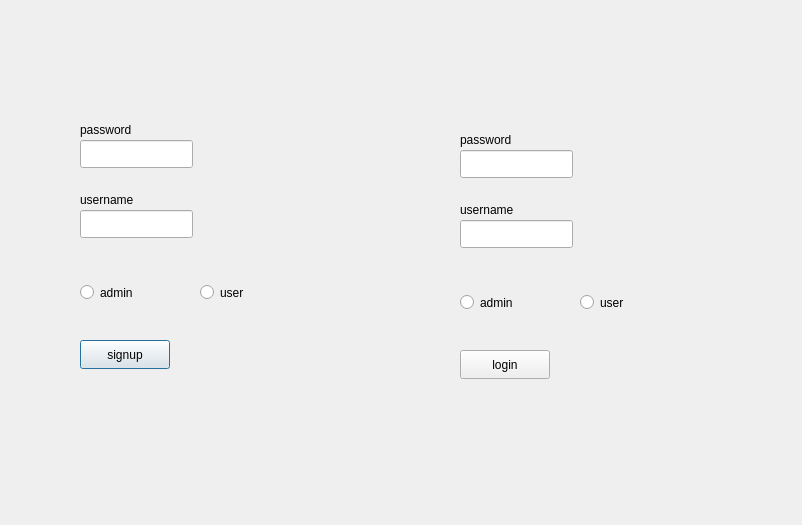
<?xml version="1.0" encoding="UTF-8"?>
<ui version="4.0">
 <class>login_page</class>
 <widget class="QDialog" name="login_page">
  <property name="geometry">
   <rect>
    <x>0</x>
    <y>0</y>
    <width>802</width>
    <height>525</height>
   </rect>
  </property>
  <property name="windowTitle">
   <string>Dialog</string>
  </property>
  <widget class="QLabel" name="label">
   <property name="geometry">
    <rect>
     <x>80</x>
     <y>120</y>
     <width>81</width>
     <height>20</height>
    </rect>
   </property>
   <property name="text">
    <string>password</string>
   </property>
  </widget>
  <widget class="QLabel" name="label_2">
   <property name="geometry">
    <rect>
     <x>80</x>
     <y>190</y>
     <width>81</width>
     <height>20</height>
    </rect>
   </property>
   <property name="text">
    <string>username</string>
   </property>
  </widget>
  <widget class="QRadioButton" name="radioButton">
   <property name="geometry">
    <rect>
     <x>80</x>
     <y>280</y>
     <width>111</width>
     <height>25</height>
    </rect>
   </property>
   <property name="text">
    <string>admin</string>
   </property>
  </widget>
  <widget class="QRadioButton" name="radioButton_2">
   <property name="geometry">
    <rect>
     <x>200</x>
     <y>280</y>
     <width>111</width>
     <height>25</height>
    </rect>
   </property>
   <property name="text">
    <string>user</string>
   </property>
  </widget>
  <widget class="QLineEdit" name="ln_pass">
   <property name="geometry">
    <rect>
     <x>80</x>
     <y>140</y>
     <width>113</width>
     <height>28</height>
    </rect>
   </property>
  </widget>
  <widget class="QLineEdit" name="ln_user">
   <property name="geometry">
    <rect>
     <x>80</x>
     <y>210</y>
     <width>113</width>
     <height>28</height>
    </rect>
   </property>
  </widget>
  <widget class="QPushButton" name="pushButton">
   <property name="geometry">
    <rect>
     <x>80</x>
     <y>340</y>
     <width>90</width>
     <height>29</height>
    </rect>
   </property>
   <property name="text">
    <string>signup</string>
   </property>
  </widget>
  <widget class="QLineEdit" name="ln_pass_2">
   <property name="geometry">
    <rect>
     <x>460</x>
     <y>150</y>
     <width>113</width>
     <height>28</height>
    </rect>
   </property>
   <property name="text">
    <string/>
   </property>
  </widget>
  <widget class="QLineEdit" name="ln_user_2">
   <property name="geometry">
    <rect>
     <x>460</x>
     <y>220</y>
     <width>113</width>
     <height>28</height>
    </rect>
   </property>
   <property name="text">
    <string/>
   </property>
  </widget>
  <widget class="QRadioButton" name="radioButton_3">
   <property name="geometry">
    <rect>
     <x>580</x>
     <y>290</y>
     <width>111</width>
     <height>25</height>
    </rect>
   </property>
   <property name="text">
    <string>user</string>
   </property>
  </widget>
  <widget class="QRadioButton" name="radioButton_4">
   <property name="geometry">
    <rect>
     <x>460</x>
     <y>290</y>
     <width>111</width>
     <height>25</height>
    </rect>
   </property>
   <property name="text">
    <string>admin</string>
   </property>
  </widget>
  <widget class="QPushButton" name="pushButton_2">
   <property name="geometry">
    <rect>
     <x>460</x>
     <y>350</y>
     <width>90</width>
     <height>29</height>
    </rect>
   </property>
   <property name="text">
    <string>login</string>
   </property>
  </widget>
  <widget class="QLabel" name="label_3">
   <property name="geometry">
    <rect>
     <x>460</x>
     <y>130</y>
     <width>81</width>
     <height>20</height>
    </rect>
   </property>
   <property name="text">
    <string>password</string>
   </property>
  </widget>
  <widget class="QLabel" name="label_4">
   <property name="geometry">
    <rect>
     <x>460</x>
     <y>200</y>
     <width>81</width>
     <height>20</height>
    </rect>
   </property>
   <property name="text">
    <string>username</string>
   </property>
  </widget>
 </widget>
 <resources/>
 <connections/>
</ui>
